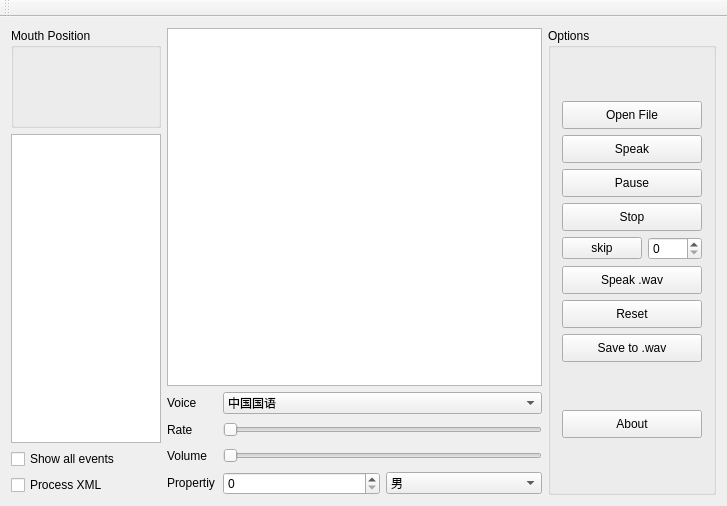
<?xml version="1.0" encoding="UTF-8"?>
<ui version="4.0">
 <class>MainWindow</class>
 <widget class="QMainWindow" name="MainWindow">
  <property name="geometry">
   <rect>
    <x>0</x>
    <y>0</y>
    <width>727</width>
    <height>506</height>
   </rect>
  </property>
  <property name="windowTitle">
   <string>MainWindow</string>
  </property>
  <widget class="QWidget" name="centralWidget">
   <layout class="QGridLayout" name="gridLayout_2">
    <item row="0" column="0">
     <layout class="QHBoxLayout" name="horizontalLayout_6">
      <item>
       <layout class="QVBoxLayout" name="verticalLayout_3">
        <item>
         <widget class="QGroupBox" name="groupBox">
          <property name="minimumSize">
           <size>
            <width>150</width>
            <height>100</height>
           </size>
          </property>
          <property name="maximumSize">
           <size>
            <width>150</width>
            <height>100</height>
           </size>
          </property>
          <property name="title">
           <string>Mouth Position</string>
          </property>
         </widget>
        </item>
        <item>
         <widget class="QListWidget" name="eventListWidget">
          <property name="minimumSize">
           <size>
            <width>150</width>
            <height>0</height>
           </size>
          </property>
          <property name="maximumSize">
           <size>
            <width>150</width>
            <height>16777215</height>
           </size>
          </property>
         </widget>
        </item>
        <item>
         <widget class="QCheckBox" name="showEventChkBox">
          <property name="text">
           <string>Show all events</string>
          </property>
         </widget>
        </item>
        <item>
         <widget class="QCheckBox" name="processXMLChkBox">
          <property name="text">
           <string>Process XML</string>
          </property>
         </widget>
        </item>
       </layout>
      </item>
      <item>
       <layout class="QVBoxLayout" name="verticalLayout_2">
        <item>
         <widget class="QTextEdit" name="speak_text">
          <property name="minimumSize">
           <size>
            <width>350</width>
            <height>0</height>
           </size>
          </property>
          <property name="maximumSize">
           <size>
            <width>16777215</width>
            <height>16777215</height>
           </size>
          </property>
         </widget>
        </item>
        <item>
         <layout class="QVBoxLayout" name="verticalLayout">
          <item>
           <layout class="QHBoxLayout" name="horizontalLayout">
            <item>
             <widget class="QLabel" name="VoiceLbl">
              <property name="minimumSize">
               <size>
                <width>50</width>
                <height>20</height>
               </size>
              </property>
              <property name="maximumSize">
               <size>
                <width>50</width>
                <height>20</height>
               </size>
              </property>
              <property name="text">
               <string>Voice</string>
              </property>
             </widget>
            </item>
            <item>
             <widget class="QComboBox" name="VoiceCombox">
              <item>
               <property name="text">
                <string>中国国语</string>
               </property>
              </item>
              <item>
               <property name="text">
                <string>中国粤语</string>
               </property>
              </item>
              <item>
               <property name="text">
                <string>英式英语</string>
               </property>
              </item>
              <item>
               <property name="text">
                <string>美式英语</string>
               </property>
              </item>
             </widget>
            </item>
           </layout>
          </item>
          <item>
           <layout class="QHBoxLayout" name="horizontalLayout_2">
            <item>
             <widget class="QLabel" name="RateLbl">
              <property name="minimumSize">
               <size>
                <width>50</width>
                <height>20</height>
               </size>
              </property>
              <property name="maximumSize">
               <size>
                <width>50</width>
                <height>20</height>
               </size>
              </property>
              <property name="text">
               <string>Rate</string>
              </property>
             </widget>
            </item>
            <item>
             <widget class="QSlider" name="RateHSdr">
              <property name="orientation">
               <enum>Qt::Horizontal</enum>
              </property>
             </widget>
            </item>
           </layout>
          </item>
          <item>
           <layout class="QHBoxLayout" name="horizontalLayout_3">
            <item>
             <widget class="QLabel" name="VolumeLbl">
              <property name="minimumSize">
               <size>
                <width>50</width>
                <height>20</height>
               </size>
              </property>
              <property name="maximumSize">
               <size>
                <width>50</width>
                <height>20</height>
               </size>
              </property>
              <property name="text">
               <string>Volume</string>
              </property>
             </widget>
            </item>
            <item>
             <widget class="QSlider" name="VolumeHSdr">
              <property name="maximum">
               <number>200</number>
              </property>
              <property name="orientation">
               <enum>Qt::Horizontal</enum>
              </property>
             </widget>
            </item>
           </layout>
          </item>
          <item>
           <layout class="QHBoxLayout" name="horizontalLayout_4">
            <item>
             <widget class="QLabel" name="PropertyLbl">
              <property name="minimumSize">
               <size>
                <width>50</width>
                <height>20</height>
               </size>
              </property>
              <property name="maximumSize">
               <size>
                <width>50</width>
                <height>20</height>
               </size>
              </property>
              <property name="text">
               <string>Propertiy</string>
              </property>
             </widget>
            </item>
            <item>
             <widget class="QSpinBox" name="ageSpinBox"/>
            </item>
            <item>
             <widget class="QComboBox" name="genderComBox">
              <item>
               <property name="text">
                <string>男</string>
               </property>
              </item>
              <item>
               <property name="text">
                <string>女</string>
               </property>
              </item>
             </widget>
            </item>
           </layout>
          </item>
         </layout>
        </item>
       </layout>
      </item>
      <item>
       <layout class="QVBoxLayout" name="verticalLayout_5">
        <item>
         <widget class="QGroupBox" name="groupBox_2">
          <property name="title">
           <string>Options</string>
          </property>
          <layout class="QGridLayout" name="gridLayout">
           <item row="0" column="0">
            <layout class="QVBoxLayout" name="verticalLayout_4">
             <item>
              <widget class="QPushButton" name="openFileBtn">
               <property name="minimumSize">
                <size>
                 <width>140</width>
                 <height>28</height>
                </size>
               </property>
               <property name="maximumSize">
                <size>
                 <width>140</width>
                 <height>28</height>
                </size>
               </property>
               <property name="text">
                <string>Open File</string>
               </property>
              </widget>
             </item>
             <item>
              <widget class="QPushButton" name="playBtn">
               <property name="minimumSize">
                <size>
                 <width>140</width>
                 <height>28</height>
                </size>
               </property>
               <property name="maximumSize">
                <size>
                 <width>140</width>
                 <height>28</height>
                </size>
               </property>
               <property name="text">
                <string>Speak</string>
               </property>
              </widget>
             </item>
             <item>
              <widget class="QPushButton" name="pauseBtn">
               <property name="minimumSize">
                <size>
                 <width>140</width>
                 <height>28</height>
                </size>
               </property>
               <property name="maximumSize">
                <size>
                 <width>140</width>
                 <height>28</height>
                </size>
               </property>
               <property name="text">
                <string>Pause</string>
               </property>
              </widget>
             </item>
             <item>
              <widget class="QPushButton" name="stopBtn">
               <property name="minimumSize">
                <size>
                 <width>140</width>
                 <height>28</height>
                </size>
               </property>
               <property name="maximumSize">
                <size>
                 <width>140</width>
                 <height>28</height>
                </size>
               </property>
               <property name="text">
                <string>Stop</string>
               </property>
              </widget>
             </item>
             <item>
              <layout class="QHBoxLayout" name="horizontalLayout_5">
               <item>
                <widget class="QPushButton" name="skipBtn">
                 <property name="text">
                  <string>skip</string>
                 </property>
                </widget>
               </item>
               <item>
                <widget class="QSpinBox" name="skipSpinBox"/>
               </item>
              </layout>
             </item>
             <item>
              <widget class="QPushButton" name="speakWavBtn">
               <property name="minimumSize">
                <size>
                 <width>140</width>
                 <height>28</height>
                </size>
               </property>
               <property name="maximumSize">
                <size>
                 <width>140</width>
                 <height>28</height>
                </size>
               </property>
               <property name="text">
                <string>Speak .wav</string>
               </property>
              </widget>
             </item>
             <item>
              <widget class="QPushButton" name="resetBtn">
               <property name="minimumSize">
                <size>
                 <width>140</width>
                 <height>28</height>
                </size>
               </property>
               <property name="maximumSize">
                <size>
                 <width>140</width>
                 <height>28</height>
                </size>
               </property>
               <property name="text">
                <string>Reset</string>
               </property>
              </widget>
             </item>
             <item>
              <widget class="QPushButton" name="saveToFileBtn">
               <property name="minimumSize">
                <size>
                 <width>140</width>
                 <height>28</height>
                </size>
               </property>
               <property name="maximumSize">
                <size>
                 <width>140</width>
                 <height>28</height>
                </size>
               </property>
               <property name="text">
                <string>Save to .wav</string>
               </property>
              </widget>
             </item>
            </layout>
           </item>
           <item row="1" column="0">
            <widget class="QPushButton" name="aboutBtn">
             <property name="minimumSize">
              <size>
               <width>140</width>
               <height>28</height>
              </size>
             </property>
             <property name="maximumSize">
              <size>
               <width>140</width>
               <height>28</height>
              </size>
             </property>
             <property name="text">
              <string>About</string>
             </property>
            </widget>
           </item>
          </layout>
         </widget>
        </item>
       </layout>
      </item>
     </layout>
    </item>
   </layout>
  </widget>
  <widget class="QMenuBar" name="menuBar">
   <property name="geometry">
    <rect>
     <x>0</x>
     <y>0</y>
     <width>727</width>
     <height>26</height>
    </rect>
   </property>
  </widget>
  <widget class="QToolBar" name="mainToolBar">
   <attribute name="toolBarArea">
    <enum>TopToolBarArea</enum>
   </attribute>
   <attribute name="toolBarBreak">
    <bool>false</bool>
   </attribute>
  </widget>
 </widget>
 <layoutdefault spacing="6" margin="11"/>
 <resources/>
 <connections/>
</ui>
